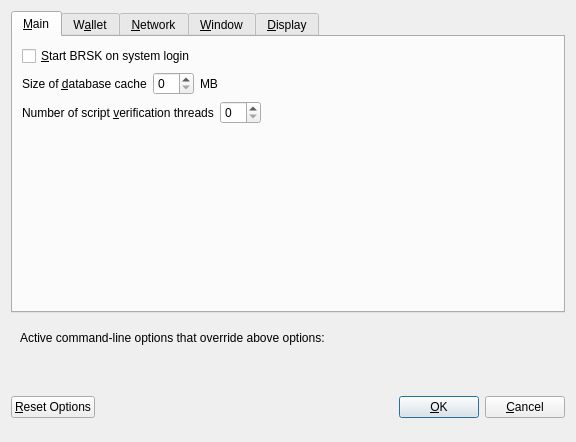
<?xml version="1.0" encoding="UTF-8"?>
<ui version="4.0">
 <class>OptionsDialog</class>
 <widget class="QDialog" name="OptionsDialog">
  <property name="geometry">
   <rect>
    <x>0</x>
    <y>0</y>
    <width>576</width>
    <height>442</height>
   </rect>
  </property>
  <property name="windowTitle">
   <string>Options</string>
  </property>
  <property name="modal">
   <bool>true</bool>
  </property>
  <layout class="QVBoxLayout" name="verticalLayout">
   <item>
    <widget class="QTabWidget" name="tabWidget">
     <property name="currentIndex">
      <number>0</number>
     </property>
     <widget class="QWidget" name="tabMain">
      <attribute name="title">
       <string>&amp;Main</string>
      </attribute>
      <layout class="QVBoxLayout" name="verticalLayout_Main">
       <item>
        <widget class="QCheckBox" name="bitcoinAtStartup">
         <property name="toolTip">
          <string>Automatically start BRSK after logging in to the system.</string>
         </property>
         <property name="text">
          <string>&amp;Start BRSK on system login</string>
         </property>
        </widget>
       </item>
       <item>
        <layout class="QHBoxLayout" name="horizontalLayout_2_Main">
         <item>
          <widget class="QLabel" name="databaseCacheLabel">
           <property name="text">
            <string>Size of &amp;database cache</string>
           </property>
           <property name="textFormat">
            <enum>Qt::PlainText</enum>
           </property>
           <property name="buddy">
            <cstring>databaseCache</cstring>
           </property>
          </widget>
         </item>
         <item>
          <widget class="QSpinBox" name="databaseCache"/>
         </item>
         <item>
          <widget class="QLabel" name="databaseCacheUnitLabel">
           <property name="text">
            <string>MB</string>
           </property>
           <property name="textFormat">
            <enum>Qt::PlainText</enum>
           </property>
          </widget>
         </item>
         <item>
          <spacer name="horizontalSpacer_2_Main">
           <property name="orientation">
            <enum>Qt::Horizontal</enum>
           </property>
           <property name="sizeHint" stdset="0">
            <size>
             <width>40</width>
             <height>20</height>
            </size>
           </property>
          </spacer>
         </item>
        </layout>
       </item>
       <item>
        <layout class="QHBoxLayout" name="horizontalLayout_3_Main">
         <item>
          <widget class="QLabel" name="threadsScriptVerifLabel">
           <property name="text">
            <string>Number of script &amp;verification threads</string>
           </property>
           <property name="textFormat">
            <enum>Qt::PlainText</enum>
           </property>
           <property name="buddy">
            <cstring>threadsScriptVerif</cstring>
           </property>
          </widget>
         </item>
         <item>
          <widget class="QSpinBox" name="threadsScriptVerif">
           <property name="toolTip">
            <string>(0 = auto, &lt;0 = leave that many cores free)</string>
           </property>
          </widget>
         </item>
         <item>
          <spacer name="horizontalSpacer_3_Main">
           <property name="orientation">
            <enum>Qt::Horizontal</enum>
           </property>
           <property name="sizeHint" stdset="0">
            <size>
             <width>40</width>
             <height>20</height>
            </size>
           </property>
          </spacer>
         </item>
        </layout>
       </item>
       <item>
        <spacer name="verticalSpacer_2">
         <property name="orientation">
          <enum>Qt::Vertical</enum>
         </property>
         <property name="sizeHint" stdset="0">
          <size>
           <width>20</width>
           <height>40</height>
          </size>
         </property>
        </spacer>
       </item>
      </layout>
     </widget>
     <widget class="QWidget" name="tabWallet">
      <attribute name="title">
       <string>W&amp;allet</string>
      </attribute>
      <layout class="QVBoxLayout" name="verticalLayout_Wallet">
       <item>
        <layout class="QHBoxLayout" name="horizontalLayout_2_Wallet">
         <item>
          <widget class="QLabel" name="labelStakeSplitThresholdText">
           <property name="text">
            <string>Stake split threshold:</string>
           </property>
          </widget>
         </item>
         <item>
          <widget class="QSpinBox" name="spinBoxStakeSplitThreshold">
           <property name="minimum">
            <number>1</number>
           </property>
           <property name="maximum">
            <number>999999</number>
           </property>
          </widget>
         </item>
        </layout>
       </item>
       <item>
        <widget class="QGroupBox" name="groupBox">
         <property name="title">
          <string>Expert</string>
         </property>
         <layout class="QVBoxLayout" name="verticalLayout_2">
          <item>
           <widget class="QCheckBox" name="coinControlFeatures">
            <property name="toolTip">
             <string>Whether to show coin control features or not.</string>
            </property>
            <property name="text">
             <string>Enable coin &amp;control features</string>
            </property>
           </widget>
          </item>
          <item>
           <widget class="QCheckBox" name="showMasternodesTab">
            <property name="toolTip">
             <string>Show additional tab listing all your masternodes in first sub-tab&lt;br/&gt;and all masternodes on the network in second sub-tab.</string>
            </property>
            <property name="text">
             <string>Show Masternodes Tab</string>
            </property>
           </widget>
          </item>
          <item>
           <widget class="QCheckBox" name="spendZeroConfChange">
            <property name="toolTip">
             <string>If you disable the spending of unconfirmed change, the change from a transaction&lt;br/&gt;cannot be used until that transaction has at least one confirmation.&lt;br/&gt;This also affects how your balance is computed.</string>
            </property>
            <property name="text">
             <string>&amp;Spend unconfirmed change</string>
            </property>
           </widget>
          </item>
         </layout>
        </widget>
       </item>
       <item>
        <spacer name="verticalSpacer_Wallet">
         <property name="orientation">
          <enum>Qt::Vertical</enum>
         </property>
         <property name="sizeHint" stdset="0">
          <size>
           <width>20</width>
           <height>40</height>
          </size>
         </property>
        </spacer>
       </item>
      </layout>
     </widget>
     <widget class="QWidget" name="tabNetwork">
      <attribute name="title">
       <string>&amp;Network</string>
      </attribute>
      <layout class="QVBoxLayout" name="verticalLayout_Network">
       <item>
        <widget class="QCheckBox" name="mapPortUpnp">
         <property name="toolTip">
          <string>Automatically open the BRSK client port on the router. This only works when your router supports UPnP and it is enabled.</string>
         </property>
         <property name="text">
          <string>Map port using &amp;UPnP</string>
         </property>
        </widget>
       </item>
       <item>
        <widget class="QCheckBox" name="allowIncoming">
         <property name="toolTip">
          <string>Accept connections from outside</string>
         </property>
         <property name="text">
          <string>Allow incoming connections</string>
         </property>
        </widget>
       </item>
       <item>
        <widget class="QCheckBox" name="connectSocks">
         <property name="toolTip">
          <string>Connect to the BRSK network through a SOCKS5 proxy.</string>
         </property>
         <property name="text">
          <string>&amp;Connect through SOCKS5 proxy (default proxy):</string>
         </property>
        </widget>
       </item>
       <item>
        <layout class="QHBoxLayout" name="horizontalLayout_1_Network">
         <item>
          <widget class="QLabel" name="proxyIpLabel">
           <property name="text">
            <string>Proxy &amp;IP:</string>
           </property>
           <property name="textFormat">
            <enum>Qt::PlainText</enum>
           </property>
           <property name="buddy">
            <cstring>proxyIp</cstring>
           </property>
          </widget>
         </item>
         <item>
          <widget class="QValidatedLineEdit" name="proxyIp">
           <property name="minimumSize">
            <size>
             <width>140</width>
             <height>0</height>
            </size>
           </property>
           <property name="maximumSize">
            <size>
             <width>140</width>
             <height>16777215</height>
            </size>
           </property>
           <property name="toolTip">
            <string>IP address of the proxy (e.g. IPv4: 127.0.0.1 / IPv6: ::1)</string>
           </property>
          </widget>
         </item>
         <item>
          <widget class="QLabel" name="proxyPortLabel">
           <property name="text">
            <string>&amp;Port:</string>
           </property>
           <property name="textFormat">
            <enum>Qt::PlainText</enum>
           </property>
           <property name="buddy">
            <cstring>proxyPort</cstring>
           </property>
          </widget>
         </item>
         <item>
          <widget class="QLineEdit" name="proxyPort">
           <property name="minimumSize">
            <size>
             <width>55</width>
             <height>0</height>
            </size>
           </property>
           <property name="maximumSize">
            <size>
             <width>55</width>
             <height>16777215</height>
            </size>
           </property>
           <property name="toolTip">
            <string>Port of the proxy (e.g. 9050)</string>
           </property>
          </widget>
         </item>
         <item>
          <spacer name="horizontalSpacer_1_Network">
           <property name="orientation">
            <enum>Qt::Horizontal</enum>
           </property>
           <property name="sizeHint" stdset="0">
            <size>
             <width>40</width>
             <height>20</height>
            </size>
           </property>
          </spacer>
         </item>
        </layout>
       </item>
       <item>
        <spacer name="verticalSpacer_Network">
         <property name="orientation">
          <enum>Qt::Vertical</enum>
         </property>
         <property name="sizeHint" stdset="0">
          <size>
           <width>20</width>
           <height>40</height>
          </size>
         </property>
        </spacer>
       </item>
      </layout>
     </widget>
     <widget class="QWidget" name="tabWindow">
      <attribute name="title">
       <string>&amp;Window</string>
      </attribute>
      <layout class="QVBoxLayout" name="verticalLayout_Window">
       <item>
        <widget class="QCheckBox" name="minimizeToTray">
         <property name="toolTip">
          <string>Show only a tray icon after minimizing the window.</string>
         </property>
         <property name="text">
          <string>&amp;Minimize to the tray instead of the taskbar</string>
         </property>
        </widget>
       </item>
       <item>
        <widget class="QCheckBox" name="minimizeOnClose">
         <property name="toolTip">
          <string>Minimize instead of exit the application when the window is closed. When this option is enabled, the application will be closed only after selecting Quit in the menu.</string>
         </property>
         <property name="text">
          <string>M&amp;inimize on close</string>
         </property>
        </widget>
       </item>
       <item>
        <spacer name="verticalSpacer_Window">
         <property name="orientation">
          <enum>Qt::Vertical</enum>
         </property>
         <property name="sizeHint" stdset="0">
          <size>
           <width>20</width>
           <height>40</height>
          </size>
         </property>
        </spacer>
       </item>
      </layout>
     </widget>
     <widget class="QWidget" name="tabDisplay">
      <attribute name="title">
       <string>&amp;Display</string>
      </attribute>
      <layout class="QVBoxLayout" name="verticalLayout_Display">
       <item>
        <layout class="QHBoxLayout" name="horizontalLayout_1_Display">
         <item>
          <widget class="QLabel" name="langLabel">
           <property name="text">
            <string>User Interface &amp;language:</string>
           </property>
           <property name="textFormat">
            <enum>Qt::PlainText</enum>
           </property>
           <property name="buddy">
            <cstring>lang</cstring>
           </property>
          </widget>
         </item>
         <item>
          <widget class="QValueComboBox" name="lang">
           <property name="toolTip">
            <string>The user interface language can be set here. This setting will take effect after restarting BRSK.</string>
           </property>
          </widget>
         </item>
        </layout>
       </item>
       <item>
        <widget class="Line" name="line">
         <property name="orientation">
          <enum>Qt::Horizontal</enum>
         </property>
        </widget>
       </item>
       <item>
        <layout class="QHBoxLayout" name="horizontalLayout_2_Display">
         <item>
          <widget class="QLabel" name="unitLabel">
           <property name="text">
            <string>&amp;Unit to show amounts in:</string>
           </property>
           <property name="textFormat">
            <enum>Qt::PlainText</enum>
           </property>
           <property name="buddy">
            <cstring>unit</cstring>
           </property>
          </widget>
         </item>
         <item>
          <widget class="QValueComboBox" name="unit">
           <property name="toolTip">
            <string>Choose the default subdivision unit to show in the interface and when sending coins.</string>
           </property>
          </widget>
         </item>
        </layout>
       </item>
       <item>
        <layout class="QHBoxLayout" name="horizontalLayout_5_Display">
         <item>
          <widget class="QLabel" name="digitsLabel">
           <property name="text">
            <string>Decimal digits</string>
           </property>
          </widget>
         </item>
         <item>
          <widget class="QValueComboBox" name="digits"/>
         </item>
        </layout>
       </item>
       <item>
        <layout class="QHBoxLayout" name="horizontalLayout_3_Display">
         <item>
          <widget class="QLabel" name="thirdPartyTxUrlsLabel">
           <property name="toolTip">
            <string>Third party URLs (e.g. a block explorer) that appear in the transactions tab as context menu items. %s in the URL is replaced by transaction hash. Multiple URLs are separated by vertical bar |.</string>
           </property>
           <property name="text">
            <string>Third party transaction URLs</string>
           </property>
           <property name="buddy">
            <cstring>thirdPartyTxUrls</cstring>
           </property>
          </widget>
         </item>
         <item>
          <widget class="QLineEdit" name="thirdPartyTxUrls">
           <property name="toolTip">
            <string>Third party URLs (e.g. a block explorer) that appear in the transactions tab as context menu items. %s in the URL is replaced by transaction hash. Multiple URLs are separated by vertical bar |.</string>
           </property>
          </widget>
         </item>
        </layout>
       </item>
       <item>
        <spacer name="verticalSpacer">
         <property name="orientation">
          <enum>Qt::Vertical</enum>
         </property>
         <property name="sizeHint" stdset="0">
          <size>
           <width>20</width>
           <height>40</height>
          </size>
         </property>
        </spacer>
       </item>
      </layout>
     </widget>
    </widget>
   </item>
   <item>
    <widget class="QFrame" name="frame">
     <layout class="QVBoxLayout" name="verticalLayout_Bottom">
      <item>
       <layout class="QHBoxLayout" name="horizontalLayout_Bottom">
        <item>
         <widget class="QLabel" name="overriddenByCommandLineInfoLabel">
          <property name="text">
           <string>Active command-line options that override above options:</string>
          </property>
          <property name="textFormat">
           <enum>Qt::PlainText</enum>
          </property>
         </widget>
        </item>
        <item>
         <spacer name="horizontalSpacer_Bottom">
          <property name="orientation">
           <enum>Qt::Horizontal</enum>
          </property>
          <property name="sizeHint" stdset="0">
           <size>
            <width>40</width>
            <height>20</height>
           </size>
          </property>
         </spacer>
        </item>
       </layout>
      </item>
      <item>
       <widget class="QLabel" name="overriddenByCommandLineLabel">
        <property name="text">
         <string/>
        </property>
        <property name="textFormat">
         <enum>Qt::PlainText</enum>
        </property>
        <property name="wordWrap">
         <bool>true</bool>
        </property>
       </widget>
      </item>
     </layout>
    </widget>
   </item>
   <item>
    <layout class="QHBoxLayout" name="horizontalLayout_Buttons">
     <item>
      <widget class="QPushButton" name="resetButton">
       <property name="toolTip">
        <string>Reset all client options to default.</string>
       </property>
       <property name="text">
        <string>&amp;Reset Options</string>
       </property>
       <property name="autoDefault">
        <bool>false</bool>
       </property>
      </widget>
     </item>
     <item>
      <spacer name="horizontalSpacer_1">
       <property name="orientation">
        <enum>Qt::Horizontal</enum>
       </property>
       <property name="sizeHint" stdset="0">
        <size>
         <width>40</width>
         <height>48</height>
        </size>
       </property>
      </spacer>
     </item>
     <item>
      <widget class="QLabel" name="statusLabel">
       <property name="minimumSize">
        <size>
         <width>200</width>
         <height>0</height>
        </size>
       </property>
       <property name="font">
        <font>
         <weight>75</weight>
         <bold>true</bold>
        </font>
       </property>
       <property name="text">
        <string/>
       </property>
       <property name="textFormat">
        <enum>Qt::PlainText</enum>
       </property>
       <property name="wordWrap">
        <bool>true</bool>
       </property>
      </widget>
     </item>
     <item>
      <spacer name="horizontalSpacer_2">
       <property name="orientation">
        <enum>Qt::Horizontal</enum>
       </property>
       <property name="sizeHint" stdset="0">
        <size>
         <width>40</width>
         <height>48</height>
        </size>
       </property>
      </spacer>
     </item>
     <item>
      <widget class="QPushButton" name="okButton">
       <property name="text">
        <string>&amp;OK</string>
       </property>
       <property name="autoDefault">
        <bool>false</bool>
       </property>
       <property name="default">
        <bool>true</bool>
       </property>
      </widget>
     </item>
     <item>
      <widget class="QPushButton" name="cancelButton">
       <property name="text">
        <string>&amp;Cancel</string>
       </property>
       <property name="autoDefault">
        <bool>false</bool>
       </property>
      </widget>
     </item>
    </layout>
   </item>
  </layout>
 </widget>
 <customwidgets>
  <customwidget>
   <class>QValidatedLineEdit</class>
   <extends>QLineEdit</extends>
   <header>qvalidatedlineedit.h</header>
  </customwidget>
  <customwidget>
   <class>QValueComboBox</class>
   <extends>QComboBox</extends>
   <header>qvaluecombobox.h</header>
  </customwidget>
 </customwidgets>
 <resources/>
 <connections/>
</ui>
